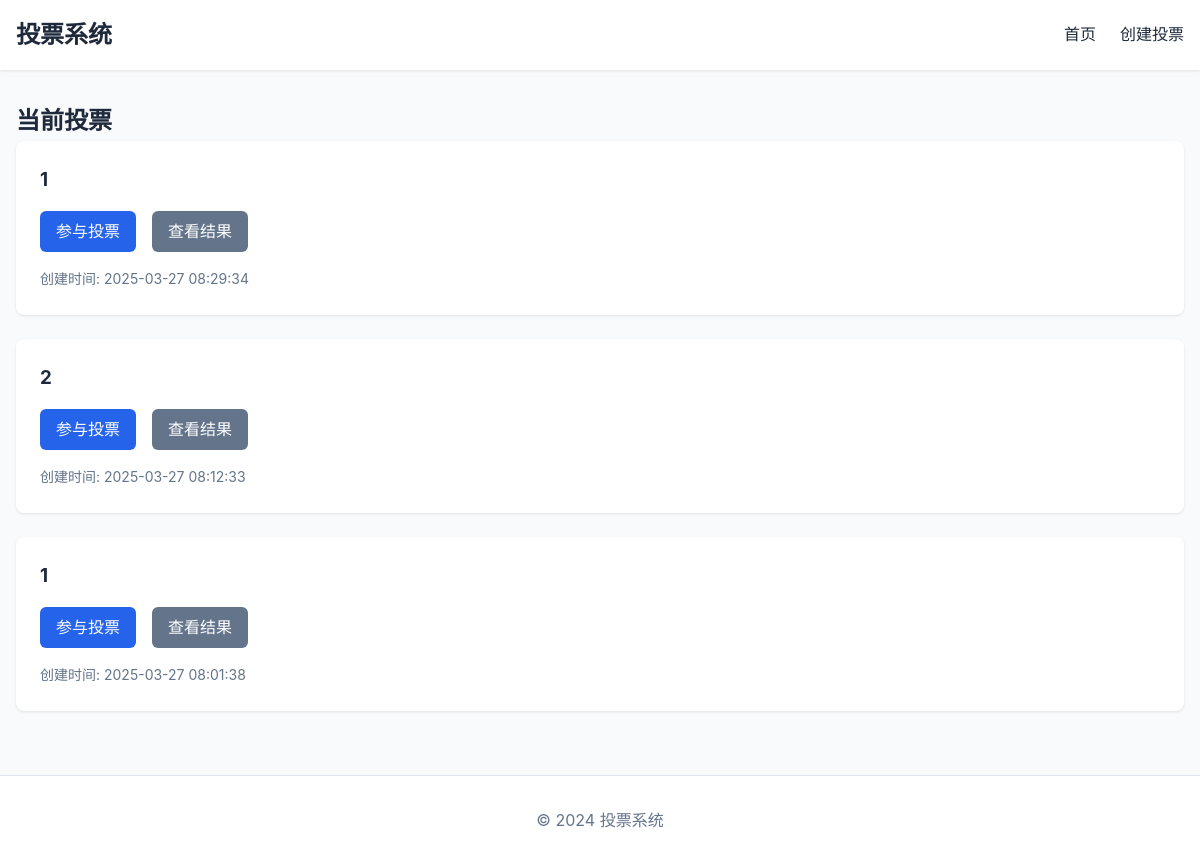
Before: / with the older database file.
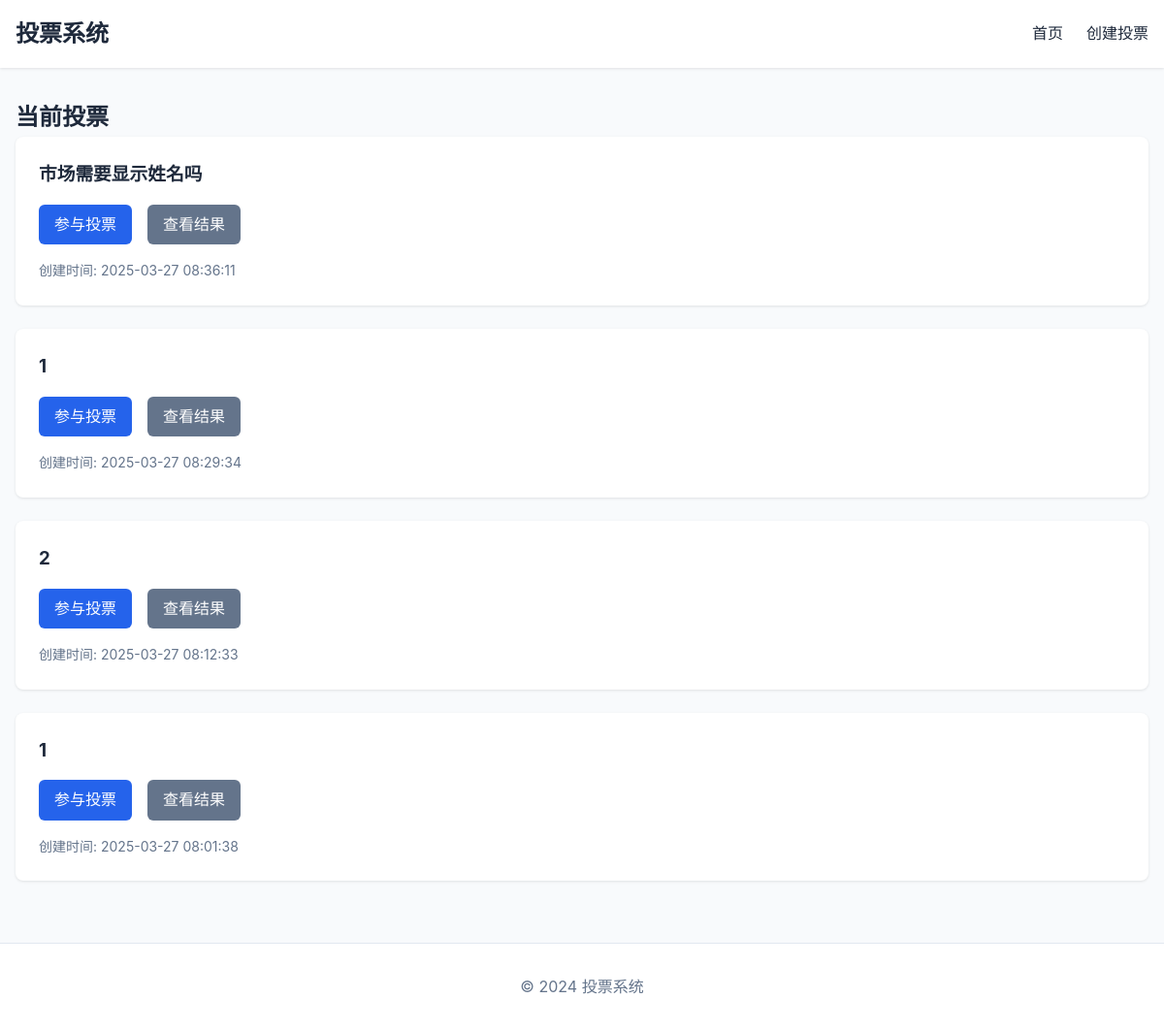
After: the same page with the newer database file.
### tables this page shows
CREATE TABLE polls (
    id INTEGER PRIMARY KEY AUTOINCREMENT,
    question TEXT NOT NULL,
    created_at TIMESTAMP DEFAULT CURRENT_TIMESTAMP
);

### app.py (the view)
@app.route('/')
def index():
    db = get_db()
    polls = db.execute('SELECT * FROM polls ORDER BY created_at DESC').fetchall()
    return render_template('index.html', polls=polls)

### app.py (called while the page is built)
@app.context_processor
def inject_csrf_token():
    return dict(csrf_token=generate_csrf)

def get_db():
    if 'db' not in g:
        g.db = sqlite3.connect(DATABASE)
        g.db.row_factory = sqlite3.Row
    return g.db

### templates/index.html (shortened to what this page needs)
{% extends 'base.html' %}
{% block content %}
    <h2>当前投票</h2>
    {% if polls %}
        <div class="polls-list">
            {% for poll in polls %}
                <div class="poll-card">
                    <h3>{{ poll.question }}</h3>
                    <div class="poll-actions">
                        <a href="{{ url_for('vote', poll_id=poll.id) }}" class="button">参与投票</a>
                        <a href="{{ url_for('results', poll_id=poll.id) }}" class="button secondary">查看结果</a>
                    </div>
                    <div class="poll-meta">
                        创建时间: {{ poll.created_at }}
                    </div>
                </div>
            {% endfor %}
        </div>
    {% else %}
        <div class="empty-state">
            <p>目前还没有投票。</p>
            <a href="{{ url_for('create') }}" class="button">创建第一个投票</a>
        </div>
    {% endif %}
{% endblock %}

### templates/base.html (shortened to what this page needs)
<!DOCTYPE html>
<html lang="en">
<head>
    <link rel="stylesheet" href="{{ url_for('static', filename='style.css') }}">
</head>
<body>
    <nav>
        <div class="nav-container">
            <h1><a href="{{ url_for('index') }}">投票系统</a></h1>
            <ul>
                <li><a href="{{ url_for('index') }}">首页</a></li>
                <li><a href="{{ url_for('create') }}">创建投票</a></li>
            </ul>
        </div>
    </nav>
    <main>
        <div class="container">
            {% block content %}{% endblock %}
        </div>
    </main>
    <footer>
        <div class="container">
            <p>&copy; 2024 投票系统</p>
        </div>
    </footer>
</body>
</html>

### static/style.css (style rules this page uses)
:root { --primary-color: #2563eb; --secondary-color: #64748b; --background-color: #f8fafc; --text-color: #1e293b; --border-color: #e2e8f0; --success-color: #22c55e; --error-color: #ef4444; --warning-color: #f59e0b; }
* { margin: 0; padding: 0; box-sizing: border-box; }
body { font-family: -apple-system, BlinkMacSystemFont, "Segoe UI", Roboto, "Helvetica Neue", Arial, sans-serif; line-height: 1.6; color: var(--text-color); background-color: var(--background-color); }
.container { max-width: 1200px; margin: 0 auto; padding: 0 1rem; }
nav { background-color: white; box-shadow: 0 1px 3px rgba(0, 0, 0, 0.1); padding: 1rem 0; margin-bottom: 2rem; }
.nav-container { display: flex; justify-content: space-between; align-items: center; max-width: 1200px; margin: 0 auto; padding: 0 1rem; }
nav h1 { font-size: 1.5rem; }
nav h1 a { color: var(--text-color); text-decoration: none; }
nav ul { display: flex; list-style: none; gap: 1.5rem; }
nav ul a { color: var(--text-color); text-decoration: none; font-weight: 500; }
.button { display: inline-block; padding: 0.5rem 1rem; background-color: var(--primary-color); color: white; text-decoration: none; border-radius: 0.375rem; border: none; cursor: pointer; font-size: 1rem; transition: all 0.2s; }
.button.secondary { background-color: var(--secondary-color); }
.polls-list { display: grid; gap: 1.5rem; margin-bottom: 2rem; }
.poll-card { background-color: white; border-radius: 0.5rem; padding: 1.5rem; box-shadow: 0 1px 3px rgba(0, 0, 0, 0.1); transition: transform 0.2s; }
.poll-card h3 { margin-bottom: 1rem; color: var(--text-color); }
.poll-actions { display: flex; gap: 1rem; margin-top: 1rem; }
.poll-meta { margin-top: 1rem; color: var(--secondary-color); font-size: 0.875rem; }
footer { margin-top: 4rem; padding: 2rem 0; background-color: white; border-top: 1px solid var(--border-color); text-align: center; color: var(--secondary-color); }

Changed rows visible on the page:
added polls: question "市场需要显示姓名吗", created_at "2025-03-27 08:36:11"
